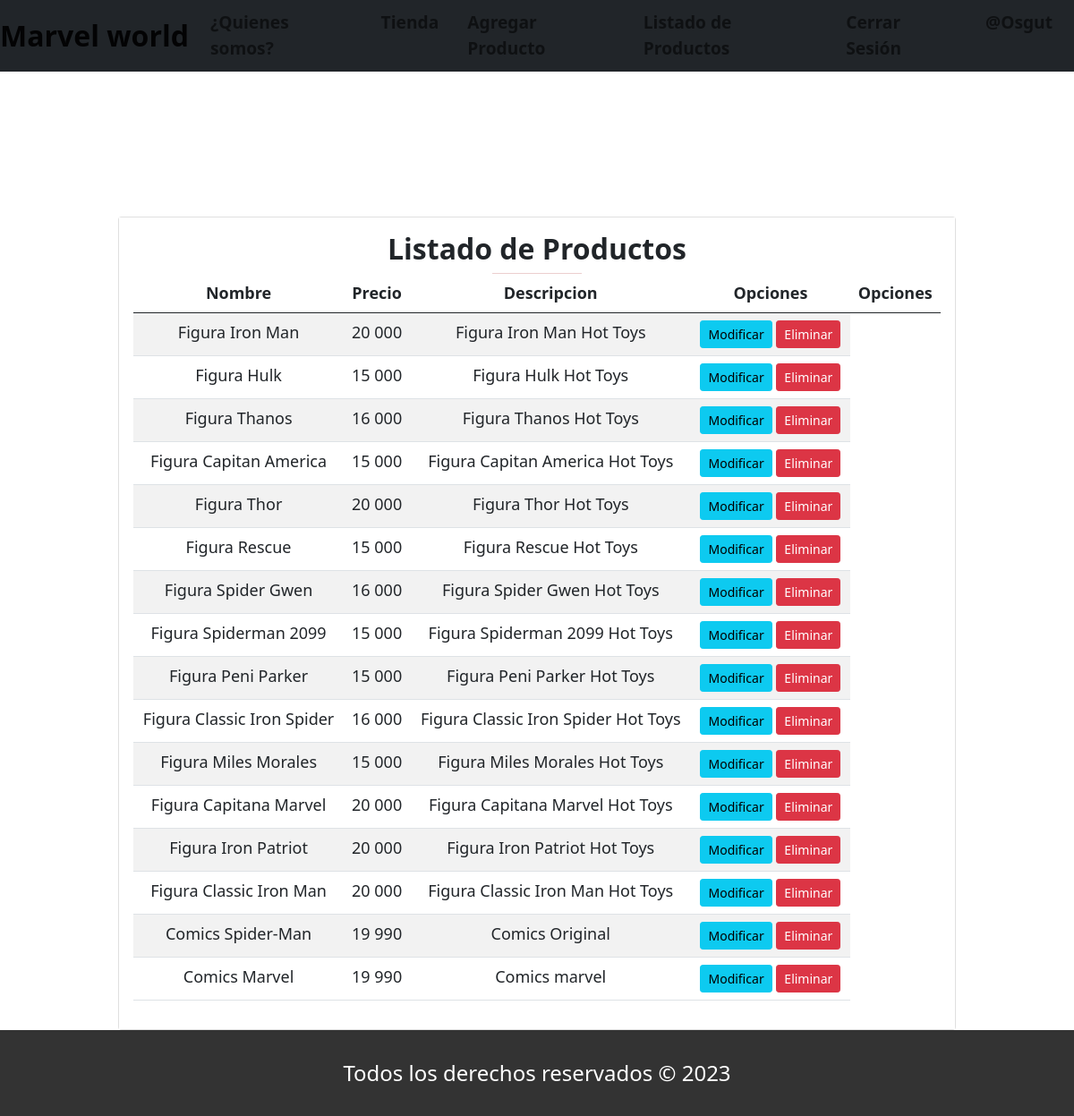
The app's page /listar-productos/ (signed in) with its own data.
### app/models.py (models this page shows, shortened)
class Productos(models.Model):
    nombre = models.CharField(max_length=50)
    precio = models.IntegerField()
    descripcion = models.TextField()
    img = models.ImageField(upload_to='productos/')

### app/views.py (the view)
# urls.py: path('listar-productos/', views.listar_productos, name="listar_productos"),
@permission_required('app.view_producto')
def listar_productos(request):
    productos = Productos.objects.all()
    return render(request, 'app/productos/listar.html', {'productos': productos})

### app/templates/app/productos/listar.html (shortened to what this page needs)
{% extends 'app/base.html' %}
{% block contenido %}
{% load humanize %}
<br><br><br><br> <br><br>
<div class="container">
    <div class="card">
        <div class="card-body bg-white">
            <h2 class="text-dark text-center">Listado de Productos</h2>
            <hr class="text-dark">
            <table class="table table-striped table-hover table-responsive">
                <thead>
                    <tr>
                    <th>Nombre</th>
                    <th>Precio</th>
                    <th>Descripcion</th>
                    <th>Opciones</th>
                    {% if perms.app.change_producto or perms.app.delete_producto %}
                    <th>Opciones</th>
                    {% endif%}
                    </tr>
                </thead>
                <tbody>
                    {% for p in productos %}
                    <tr>
                    <td>{{ p.nombre | title }}</td>
                    <td>{{ p.precio | intcomma }}</td>
                    <td>{{ p.descripcion }}</td>
                    <td>
                        {% if perms.app.change_producto %}
                        <a href="{% url 'modificar_productos' p.id %}" class="btn btn-info btn-sm">Modificar</a>
                        {% endif %}
                        {% if perms.app.delete_producto %}
                        <a href="#" onclick="eliminar_producto({{p.id}})" class="btn btn-danger btn-sm">Eliminar</a>
                        {% endif %}
                    </td>
                    </tr>
                    {% endfor %}
                </tbody>
            </table>
        </div>
    </div>
</div>
{% endblock %}

### app/templates/app/base.html (shortened to what this page needs)
<!DOCTYPE html>
<html lang="es">
<head>
    {% load static%}
    <link href="https://cdn.jsdelivr.net/npm/bootstrap@5.0.0-beta3/dist/css/bootstrap.min.css" rel="stylesheet"
>
    <link rel="stylesheet" href="{% static 'css/estilo2.css'%}">
    <link rel="stylesheet" href="{% static 'css/figuras.css'%}">
    <link rel="stylesheet" href="{% static 'css/acerca_de.css'%}">
</head>
<body>
    <div>
        <nav class="navbar navbar-expand-lg navbar-light bg-dark">
          <a class="navbar-brand" href="{% url 'home' %}">Marvel world</a>
          <div class="collapse navbar-collapse" id="navbarNav">
            <ul class="navbar-nav">
              <li class="nav-item active">
                <a class="nav-link" href="{% url 'quienes_somos' %}">¿Quienes somos?</a>
              </li>
              <li class="nav-item">
                <a class="nav-link" href="{% url 'productos' %}">Tienda</a>
              </li>
              {% if perms.app.add_producto %}
                    <li class="nav-item"><a href="{% url 'agregar_producto' %}" class="nav-link">Agregar Producto</a></li>
              {% endif %}
              {% if perms.app.view_producto %}
                    <li class="nav-item"><a href="{% url 'listar_productos' %}" class="nav-link">Listado de Productos</a></li>
              {% endif %}
              {% if user.is_authenticated %}
                <li class="nav-item"><a href="{% url 'logout' %}" class="nav-link">Cerrar Sesión</a></li>
                <li class="nav-item"><a href="#" class="nav-link">@{{user.username | title}}</a></li>
                {% else %}
                <li class="nav-item"><a href="{% url 'login' %}" class="nav-link">Iniciar Sesión</a></li>
                {% endif %}
            </ul>
          </div>
        </nav>
      </div>
      {% block contenido %}
      {% endblock%}
      <footer class="footer">
        <div class="container">
          <p>Todos los derechos reservados &copy; 2023</p>
        </div>
      </footer>

### app/static/css/estilo2.css (style rules this page uses)
.container { width: 30%; margin: auto; }
.navbar { background-color: #5C5C5C; }
.navbar-brand { color: #F2F2F2; }
.nav-link { color: #F2F2F2; }
@media only screen and (min-width: 992px) { .navbar { height: 80px; } }
@media only screen and (min-width: 992px) { .navbar-brand { font-size: 2rem; } }
@media only screen and (min-width: 992px) { .nav-link { font-size: 1.2rem; margin-right: 1rem; } }
body { font-family: Arial, sans-serif; }
h1, h2, h3, h4, h5, h6 { font-weight: bold; }
p { line-height: 1.5; }
.footer { background-color: #333; padding: 30px 0; color: #fff; text-align: center; }
.footer p { font-size: 1.5rem; margin-bottom: 0; }

### app/static/css/figuras.css (style rules this page uses)
body { font-family: Arial, sans-serif; }
h1, h2, h3, h4, h5, h6 { font-weight: bold; }
p { line-height: 1.5; }
.navbar-brand { font-size: 2rem; font-weight: bold; }
.nav-link { font-size: 1.2rem; font-weight: bold; }
.footer { background-color: #333; padding: 30px 0; color: #fff; text-align: center; }
.footer p { font-size: 1.5rem; margin-bottom: 0; }

### app/static/css/acerca_de.css (style rules this page uses)
* { margin: 0; padding: 0; box-sizing: border-box; }
body { font-family: "Segoe UI", Tahoma, Verdana, sans-serif, arial, bold; font-size: 18px; color: rgb(7, 7, 7); }
nav ul { list-style: none; display: flex; justify-content: space-between; }
nav ul li a { text-decoration: none; color: rgba(255, 0, 0, 0.466); font-weight: bold; }
.container { width: 80%; margin: 0 auto; text-align: center; }
hr { border: none; height: 2px; background-color: rgb(179, 65, 65); width: 100px; margin: 0 auto; }
p { line-height: 1.5; margin-bottom: 1.5rem; }
footer { background-color: black; text-align: center; padding: 20px; font-size: 14px; }

### records on screen
Productos: nombre "Figura Iron Man", precio "20 000", descripcion "Figura Iron Man Hot Toys"
Productos: nombre "Figura Hulk", precio "15 000", descripcion "Figura Hulk Hot Toys"
Productos: nombre "Figura Thanos", precio "16 000", descripcion "Figura Thanos Hot Toys"
Productos: nombre "Figura Capitan America", precio "15 000", descripcion "Figura Capitan America Hot Toys"
Productos: nombre "Figura Thor", precio "20 000", descripcion "Figura Thor Hot Toys"
Productos: nombre "Figura Rescue", precio "15 000", descripcion "Figura Rescue Hot Toys"
Productos: nombre "Figura Spider Gwen", precio "16 000", descripcion "Figura Spider Gwen Hot Toys"
Productos: nombre "Figura Spiderman 2099", precio "15 000", descripcion "Figura Spiderman 2099 Hot Toys"
Productos: nombre "Figura Peni Parker", precio "15 000", descripcion "Figura Peni Parker Hot Toys"
Productos: nombre "Figura Classic Iron Spider", precio "16 000", descripcion "Figura Classic Iron Spider Hot Toys"
Productos: nombre "Figura Miles Morales", precio "15 000", descripcion "Figura Miles Morales Hot Toys"
Productos: nombre "Figura Capitana Marvel", precio "20 000", descripcion "Figura Capitana Marvel Hot Toys"
Productos: nombre "Figura Iron Patriot", precio "20 000", descripcion "Figura Iron Patriot Hot Toys"
Productos: nombre "Figura Classic Iron Man", precio "20 000", descripcion "Figura Classic Iron Man Hot Toys"
Productos: nombre "Comics Spider-Man", precio "19 990", descripcion "Comics Original"
Productos: nombre "Comics Marvel", precio "19 990", descripcion "Comics marvel"

### other values on screen
{{ user.username | title }} "Osgut"
